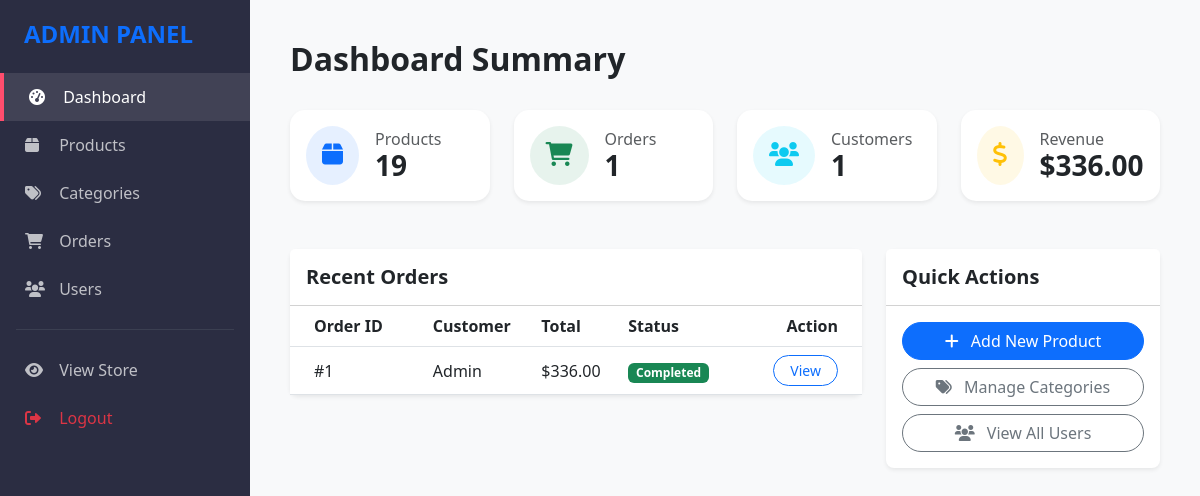
Page /admin/dashboard.php (signed in) on the committed database.
### tables this page shows
CREATE TABLE `orders` (
  `id` int(11) NOT NULL,
  `user_id` int(11) NOT NULL,
  `total_price` decimal(10,2) NOT NULL,
  `status` enum('pending','completed','cancelled') DEFAULT 'pending',
  `created_at` timestamp NOT NULL DEFAULT current_timestamp()
);

CREATE TABLE `users` (
  `id` int(11) NOT NULL,
  `name` varchar(255) NOT NULL,
  `email` varchar(255) NOT NULL,
  `password` varchar(255) NOT NULL,
  `role` enum('customer','admin') DEFAULT 'customer',
  `created_at` timestamp NOT NULL DEFAULT current_timestamp()
);

### admin/dashboard.php (the view)
<?php
include 'includes/header.php';
$total_products = $pdo->query("SELECT COUNT(*) FROM products")->fetchColumn();
$total_orders = $pdo->query("SELECT COUNT(*) FROM orders")->fetchColumn();
$total_users = $pdo->query("SELECT COUNT(*) FROM users WHERE role = 'customer'")->fetchColumn();
$total_revenue = $pdo->query("SELECT SUM(total_price) FROM orders WHERE status = 'completed'")->fetchColumn() ?: 0;
$recent_orders = $pdo->query("SELECT o.*, u.name as user_name FROM orders o JOIN users u ON o.user_id = u.id ORDER BY o.created_at DESC LIMIT 5")->fetchAll();
?>
<div class="d-flex justify-content-between align-items-center mb-4">
    <h2 class="fw-bold">Dashboard Summary</h2>
</div>
<div class="row g-4 mb-5">
    <div class="col-md-3">
        <div class="card card-stats shadow-sm bg-white p-3">
            <div class="d-flex align-items-center">
                <div class="rounded-circle bg-primary bg-opacity-10 p-3 me-3">
                    <i class="fas fa-box text-primary fs-4"></i>
                </div>
                <div>
                    <h6 class="text-muted mb-0">Products</h6>
                    <h3 class="fw-bold mb-0"><?php echo $total_products; ?></h3>
                </div>
            </div>
        </div>
    </div>
    <div class="col-md-3">
        <div class="card card-stats shadow-sm bg-white p-3">
            <div class="d-flex align-items-center">
                <div class="rounded-circle bg-success bg-opacity-10 p-3 me-3">
                    <i class="fas fa-shopping-cart text-success fs-4"></i>
                </div>
                <div>
                    <h6 class="text-muted mb-0">Orders</h6>
                    <h3 class="fw-bold mb-0"><?php echo $total_orders; ?></h3>
                </div>
            </div>
        </div>
    </div>
    <div class="col-md-3">
        <div class="card card-stats shadow-sm bg-white p-3">
            <div class="d-flex align-items-center">
                <div class="rounded-circle bg-info bg-opacity-10 p-3 me-3">
                    <i class="fas fa-users text-info fs-4"></i>
                </div>
                <div>
                    <h6 class="text-muted mb-0">Customers</h6>
                    <h3 class="fw-bold mb-0"><?php echo $total_users; ?></h3>
                </div>
            </div>
        </div>
    </div>
    <div class="col-md-3">
        <div class="card card-stats shadow-sm bg-white p-3">
            <div class="d-flex align-items-center">
                <div class="rounded-circle bg-warning bg-opacity-10 p-3 me-3">
                    <i class="fas fa-dollar-sign text-warning fs-4"></i>
                </div>
                <div>
                    <h6 class="text-muted mb-0">Revenue</h6>
                    <h3 class="fw-bold mb-0">$<?php echo number_format($total_revenue, 2); ?></h3>
                </div>
            </div>
        </div>
    </div>
</div>
<div class="row">
    <div class="col-md-8">
        <div class="card border-0 shadow-sm rounded-3">
            <div class="card-header bg-white py-3">
                <h5 class="fw-bold mb-0">Recent Orders</h5>
            </div>
            <div class="card-body p-0">
                <div class="table-responsive">
                    <table class="table table-hover align-middle mb-0">
                        <thead class="bg-light">
                            <tr>
                                <th class="px-4">Order ID</th>
                                <th>Customer</th>
                                <th>Total</th>
                                <th>Status</th>
                                <th class="px-4 text-end">Action</th>
                            </tr>
                        </thead>
                        <tbody>
                            <?php foreach ($recent_orders as $order): ?>
                                <tr>
                                    <td class="px-4">#<?php echo $order['id']; ?></td>
                                    <td><?php echo $order['user_name']; ?></td>
                                    <td>$<?php echo number_format($order['total_price'], 2); ?></td>
                                    <td>
                                        <span class="badge bg-<?php echo $order['status'] == 'completed' ? 'success' : 'warning'; ?>">
                                            <?php echo ucfirst($order['status']); ?>
                                        </span>
                                    </td>
                                    <td class="px-4 text-end">
                                        <a href="manage-orders.php" class="btn btn-sm btn-outline-primary rounded-pill px-3">View</a>
                                    </td>
                                </tr>
                            <?php endforeach; ?>
                        </tbody>
                    </table>
                </div>
            </div>
        </div>
    </div>
    <div class="col-md-4">
        <div class="card border-0 shadow-sm rounded-3">
            <div class="card-header bg-white py-3">
                <h5 class="fw-bold mb-0">Quick Actions</h5>
            </div>
            <div class="card-body">
                <div class="d-grid gap-2">
                    <a href="manage-products.php" class="btn btn-primary rounded-pill"><i class="fas fa-plus me-2"></i> Add New Product</a>
                    <a href="manage-categories.php" class="btn btn-outline-secondary rounded-pill"><i class="fas fa-tags me-2"></i> Manage Categories</a>
                    <a href="manage-users.php" class="btn btn-outline-secondary rounded-pill"><i class="fas fa-users me-2"></i> View All Users</a>
                </div>
            </div>
        </div>
    </div>
</div>
<?php include 'includes/footer.php'; ?>

### admin/includes/header.php (style rules this page uses)
:root { --primary-color: #ff4d6d; --sidebar-width: 250px; }
body { background-color: #f8f9fa; }
.card-stats { border: none; border-radius: 15px; transition: transform 0.3s; }

### rows in the picture
orders: id "1", user.name "Admin", total_price "336.00", status "Completed"

### other values in the picture
$total_products "19"
$total_orders "1"
$total_users "1"
$total_revenue "336.00"
